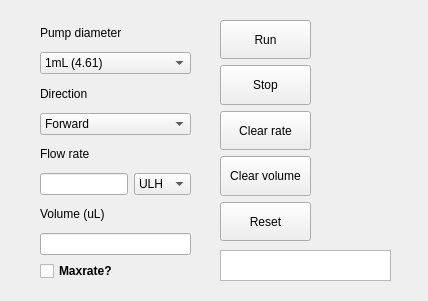
<?xml version="1.0" encoding="UTF-8"?>
<ui version="4.0">
 <class>Form</class>
 <widget class="QWidget" name="Form">
  <property name="geometry">
   <rect>
    <x>0</x>
    <y>0</y>
    <width>428</width>
    <height>301</height>
   </rect>
  </property>
  <property name="windowTitle">
   <string>Syringe Pump</string>
  </property>
  <widget class="QWidget" name="verticalLayoutWidget">
   <property name="geometry">
    <rect>
     <x>40</x>
     <y>20</y>
     <width>151</width>
     <height>261</height>
    </rect>
   </property>
   <layout class="QVBoxLayout" name="verticalLayout_settings">
    <item>
     <widget class="QLabel" name="label">
      <property name="text">
       <string>Pump diameter</string>
      </property>
     </widget>
    </item>
    <item>
     <widget class="QComboBox" name="comboBox_dia">
      <property name="sizePolicy">
       <sizepolicy hsizetype="Expanding" vsizetype="Fixed">
        <horstretch>0</horstretch>
        <verstretch>0</verstretch>
       </sizepolicy>
      </property>
      <item>
       <property name="text">
        <string>1mL (4.61)</string>
       </property>
      </item>
      <item>
       <property name="text">
        <string>2.5 mL (7.28)</string>
       </property>
      </item>
      <item>
       <property name="text">
        <string>3 mL (8.66)</string>
       </property>
      </item>
      <item>
       <property name="text">
        <string>5 mL (10.30)</string>
       </property>
      </item>
     </widget>
    </item>
    <item>
     <widget class="QLabel" name="label_direction">
      <property name="text">
       <string>Direction</string>
      </property>
     </widget>
    </item>
    <item>
     <widget class="QComboBox" name="comboBox_drt">
      <item>
       <property name="text">
        <string>Forward</string>
       </property>
      </item>
      <item>
       <property name="text">
        <string>Reverse</string>
       </property>
      </item>
     </widget>
    </item>
    <item>
     <widget class="QLabel" name="label_flrate">
      <property name="text">
       <string>Flow rate</string>
      </property>
     </widget>
    </item>
    <item>
     <layout class="QHBoxLayout" name="horizontalLayout_2">
      <item>
       <widget class="QLineEdit" name="lineEdit_rat"/>
      </item>
      <item>
       <widget class="QComboBox" name="comboBox_rat">
        <item>
         <property name="text">
          <string>ULH</string>
         </property>
        </item>
        <item>
         <property name="text">
          <string>ULM</string>
         </property>
        </item>
        <item>
         <property name="text">
          <string>MLM</string>
         </property>
        </item>
       </widget>
      </item>
     </layout>
    </item>
    <item>
     <widget class="QLabel" name="label_vol">
      <property name="text">
       <string>Volume (uL)</string>
      </property>
     </widget>
    </item>
    <item>
     <widget class="QLineEdit" name="lineEdit_vol"/>
    </item>
    <item>
     <widget class="QCheckBox" name="checkBox_max">
      <property name="font">
       <font>
        <weight>75</weight>
        <bold>true</bold>
       </font>
      </property>
      <property name="text">
       <string>Maxrate?</string>
      </property>
     </widget>
    </item>
   </layout>
  </widget>
  <widget class="QWidget" name="verticalLayoutWidget_2">
   <property name="geometry">
    <rect>
     <x>220</x>
     <y>20</y>
     <width>91</width>
     <height>221</height>
    </rect>
   </property>
   <layout class="QVBoxLayout" name="verticalLayout_btn">
    <item>
     <widget class="QPushButton" name="pushButton_run">
      <property name="sizePolicy">
       <sizepolicy hsizetype="Minimum" vsizetype="Expanding">
        <horstretch>0</horstretch>
        <verstretch>0</verstretch>
       </sizepolicy>
      </property>
      <property name="text">
       <string>Run</string>
      </property>
     </widget>
    </item>
    <item>
     <widget class="QPushButton" name="pushButton_stp">
      <property name="sizePolicy">
       <sizepolicy hsizetype="Minimum" vsizetype="Expanding">
        <horstretch>0</horstretch>
        <verstretch>0</verstretch>
       </sizepolicy>
      </property>
      <property name="text">
       <string>Stop</string>
      </property>
     </widget>
    </item>
    <item>
     <widget class="QPushButton" name="pushButton_clr">
      <property name="sizePolicy">
       <sizepolicy hsizetype="Minimum" vsizetype="Expanding">
        <horstretch>0</horstretch>
        <verstretch>0</verstretch>
       </sizepolicy>
      </property>
      <property name="text">
       <string>Clear rate</string>
      </property>
     </widget>
    </item>
    <item>
     <widget class="QPushButton" name="pushButton_clv">
      <property name="sizePolicy">
       <sizepolicy hsizetype="Minimum" vsizetype="Expanding">
        <horstretch>0</horstretch>
        <verstretch>0</verstretch>
       </sizepolicy>
      </property>
      <property name="text">
       <string>Clear volume</string>
      </property>
     </widget>
    </item>
    <item>
     <widget class="QPushButton" name="pushButton_rst">
      <property name="sizePolicy">
       <sizepolicy hsizetype="Minimum" vsizetype="Expanding">
        <horstretch>0</horstretch>
        <verstretch>0</verstretch>
       </sizepolicy>
      </property>
      <property name="text">
       <string>Reset</string>
      </property>
     </widget>
    </item>
   </layout>
  </widget>
  <widget class="QPlainTextEdit" name="plainTextEdit_status">
   <property name="geometry">
    <rect>
     <x>220</x>
     <y>250</y>
     <width>171</width>
     <height>31</height>
    </rect>
   </property>
   <property name="lineWidth">
    <number>1</number>
   </property>
   <property name="readOnly">
    <bool>true</bool>
   </property>
  </widget>
 </widget>
 <resources/>
 <connections/>
</ui>
